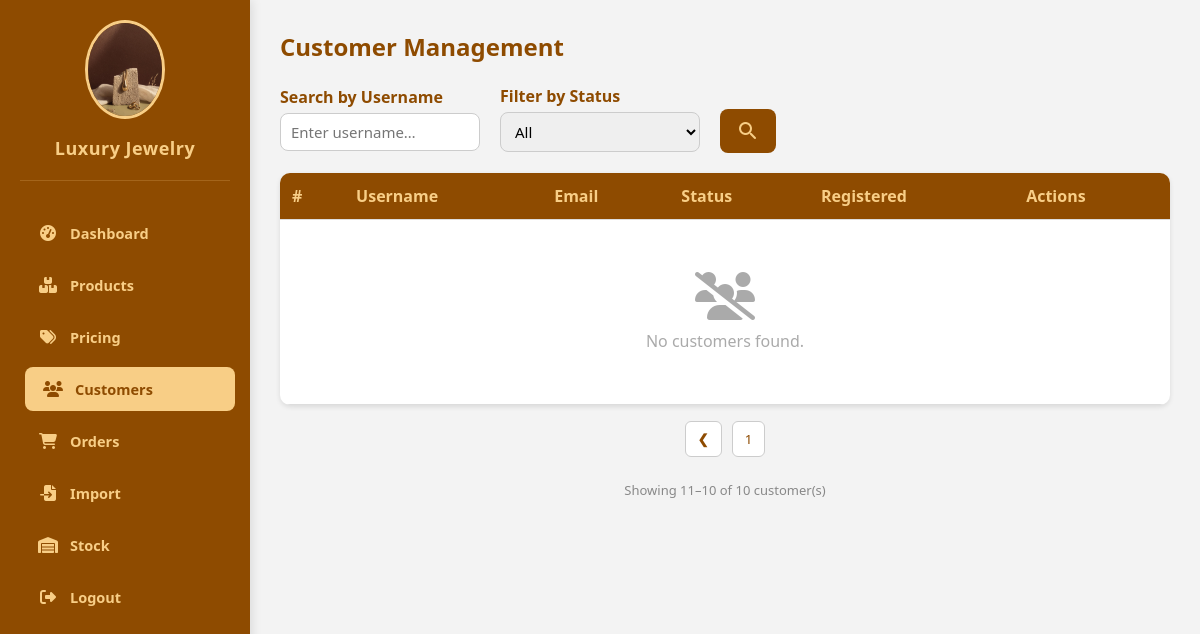
The app's page /Jewellery/admin/customer_management.php?page=2, older data.
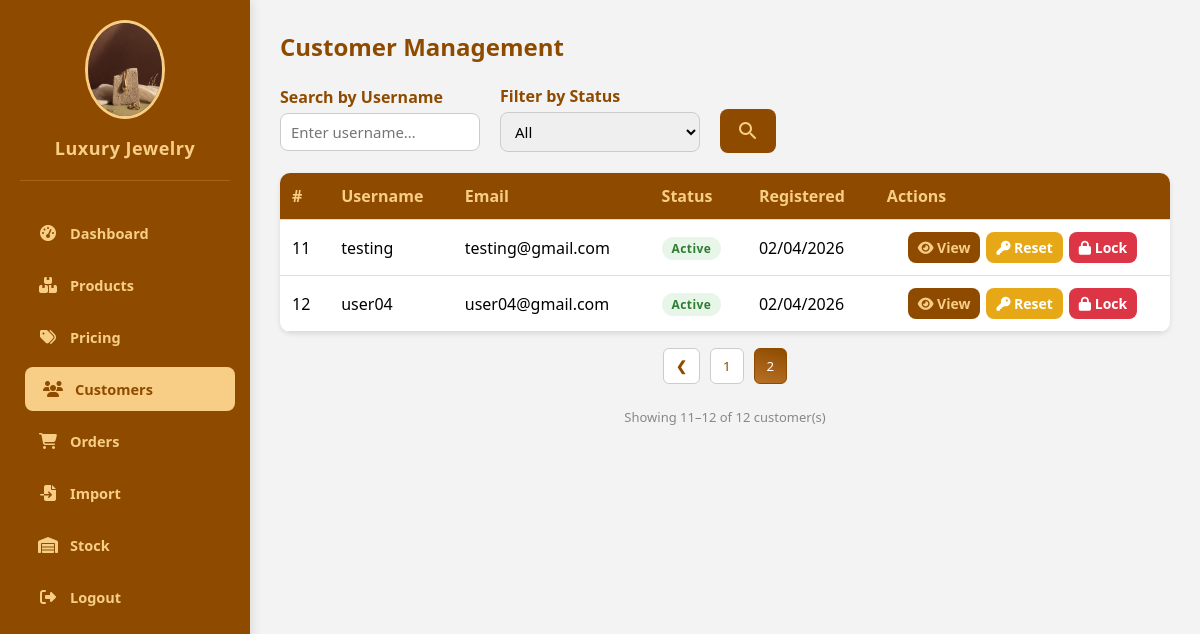
The same page, newer data.
### tables this page shows
CREATE TABLE `users` (
  `id` int(11) NOT NULL,
  `username` varchar(100) DEFAULT NULL,
  `email` varchar(100) DEFAULT NULL,
  `password` varchar(255) DEFAULT NULL,
  `status` enum('Active','Locked') NOT NULL DEFAULT 'Active',
  `created_at` timestamp NOT NULL DEFAULT current_timestamp(),
  `role` enum('user','admin') DEFAULT 'user'
);

### Jewellery/admin/customer_management.php (the view, shortened to what the changed rows need)
<?php
require_once '../config/config.php';
$limit  = 10;
$page   = isset($_GET['page'])   && is_numeric($_GET['page'])   ? max(1,(int)$_GET['page'])   : 1;
$search = isset($_GET['search']) ? trim($_GET['search']) : '';
$status = isset($_GET['status']) ? trim($_GET['status']) : '';
$where = "WHERE role = 'user'";
$offset    = ($page - 1) * $limit;
$rows      = [];
$res       = $conn->query("SELECT id, username, email, status, created_at FROM users $where ORDER BY id ASC LIMIT $offset, $limit");
if ($res) while ($r = $res->fetch_assoc()) $rows[] = $r;
$cnt_res   = $conn->query("SELECT COUNT(id) AS total FROM users $where");
$total     = $cnt_res ? (int)$cnt_res->fetch_assoc()['total'] : 0;
$pages     = max(1, (int)ceil($total / $limit));
function pageUrl(array $overrides = []): string {
    $params = array_merge($_GET, $overrides);
    return 'customer_management.php?' . http_build_query($params);
}
?>
<!DOCTYPE html>
<html lang="en">
<head>
  <link rel="stylesheet" href="admin_function.css">
  <link rel="stylesheet" href="https://cdnjs.cloudflare.com/ajax/libs/font-awesome/6.4.0/css/all.min.css">
</head>
<body>
<?php include 'sidebar_include.php'; ?>
  <div class="content">
    <section class="section">
      <header><h1>Customer Management</h1></header>
      <form class="search-section" method="GET" action="customer_management.php">
        <div class="search-group">
        </div>
        <div class="search-group">
        </div>
        <button type="submit" class="btn-search" title="Search">
        </button>
      </form>
      <div class="user-list">
        <table>
          <thead>
            <tr>
              <th>#</th>
              <th>Username</th>
              <th>Email</th>
              <th>Status</th>
              <th>Registered</th>
              <th>Actions</th>
            </tr>
          </thead>
          <tbody>
            <?php if (empty($rows)): ?>
            <tr>
              <td colspan="6">
                <div class="empty-state">
                  <i class="fas fa-users-slash"></i>
                  No customers found<?php echo ($search||$status) ? ' matching your filter' : ''; ?>.
                </div>
              </td>
            </tr>
            <?php else: ?>
            <?php foreach ($rows as $i => $c):
              $isLocked = strtolower($c['status'] ?? '') === 'locked';
              $created  = !empty($c['created_at']) ? date('d/m/Y', strtotime($c['created_at'])) : '—';
            ?>
            <tr>
              <td><?php echo $offset + $i + 1; ?></td>
              <td><?php echo htmlspecialchars($c['username']); ?></td>
              <td><?php echo htmlspecialchars($c['email']); ?></td>
              <td>
                <span class="badge <?php echo $isLocked ? 'badge-locked' : 'badge-active'; ?>">
                  <?php echo $isLocked ? 'Locked' : 'Active'; ?>
                </span>
              </td>
              <td><?php echo $created; ?></td>
              <td>
                <div class="action-cell">
                  <button class="btn small btn-view"
                          data-id="<?php echo $c['id']; ?>"
                          data-username="<?php echo htmlspecialchars($c['username']); ?>"
                          data-email="<?php echo htmlspecialchars($c['email']); ?>"
                          data-status="<?php echo htmlspecialchars($c['status'] ?? 'active'); ?>"
                          data-created="<?php echo $created; ?>"
                          title="View details">
                    <i class="fas fa-eye"></i> View
                  </button>
                  <button class="btn small btn-action"
                          data-action="reset"
                          data-id="<?php echo $c['id']; ?>"
                          data-name="<?php echo htmlspecialchars($c['username']); ?>"
                          style="background:#e6a817;color:#fff;"
                          title="Reset password to 123456">
                    <i class="fas fa-key"></i> Reset
                  </button>
                  <?php if ($isLocked): ?>
                  <button class="btn small btn-action"
                          data-action="unlock"
                          data-id="<?php echo $c['id']; ?>"
                          data-name="<?php echo htmlspecialchars($c['username']); ?>"
                          style="background:#2e7d32;color:#fff;"
                          title="Unlock account">
                    <i class="fas fa-lock-open"></i> Unlock
                  </button>
                  <?php else: ?>
                  <button class="btn small btn-action"
                          data-action="lock"
                          data-id="<?php echo $c['id']; ?>"
                          data-name="<?php echo htmlspecialchars($c['username']); ?>"
                          style="background:#dc3545;color:#fff;"
                          title="Lock account">
                    <i class="fas fa-lock"></i> Lock
                  </button>
                  <?php endif; ?>
                </div>
              </td>
            </tr>
            <?php endforeach; ?>
            <?php endif; ?>
          </tbody>
        </table>
      </div>
      <?php if ($pages > 1 || $total > 0): ?>
      <div class="pagination" style="margin-top:16px;">
        <?php if ($page > 1): ?>
          <button class="pagination-btn"
                  onclick="location.href='<?php echo pageUrl(['page'=>$page-1]); ?>'">
            <span class="arrow-icon">&#10094;</span>
          </button>
        <?php endif; ?>
        <?php
          $range = 2;
          $s_pg  = max(1, $page - $range);
          $e_pg  = min($pages, $page + $range);
        ?>
        <?php for ($i = $s_pg; $i <= $e_pg; $i++): ?>
          <button class="pagination-btn <?php echo ($i===$page)?'active':''; ?>"
                  onclick="location.href='<?php echo pageUrl(['page'=>$i]); ?>'">
            <?php echo $i; ?>
          </button>
        <?php endfor; ?>
      </div>
      <div class="pagination-info">
        Showing <?php echo $total > 0 ? $offset+1 : 0; ?>–<?php echo min($offset+$limit, $total); ?>
        of <?php echo $total; ?> customer(s)
      </div>
      <?php endif; ?>
    </section>
  </div>
</body>
</html>

Row changes from the older to the newer data that the page shows:
added users: i "11", username "testing", email "testing@gmail.com", status "Active", created_at "02/04/2026"
added users: i "12", username "user04", email "user04@gmail.com", status "Active", created_at "02/04/2026"
Text that changed along with them:
min($offset+$limit, $total): "10" → "12"
$total: "10" → "12"
new list line: "2"
text no longer shown: "No customers found ."
